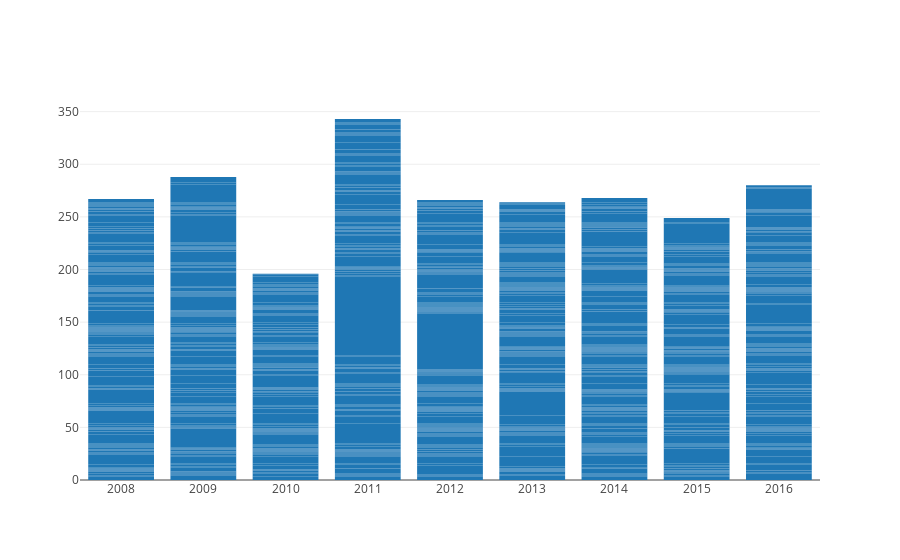

The notebook cell this image was saved under:
### Code cell
iplot([Bar(x=df['londoncrimes.year'], y=df['londoncrimes.value'])])

### Figure 1 — Plotly figure (JSON) as saved in the notebook; plotly's stock layout.template omitted (floating-point values rounded to 4 significant figures; data arrays with more than 128 entries replaced by an {"elided": "..."} marker saying what was removed)
{"data": [{"type": "bar", "x": {"elided": "5000 int values"}, "y": {"elided": "5000 int values"}}], "layout": {}}
